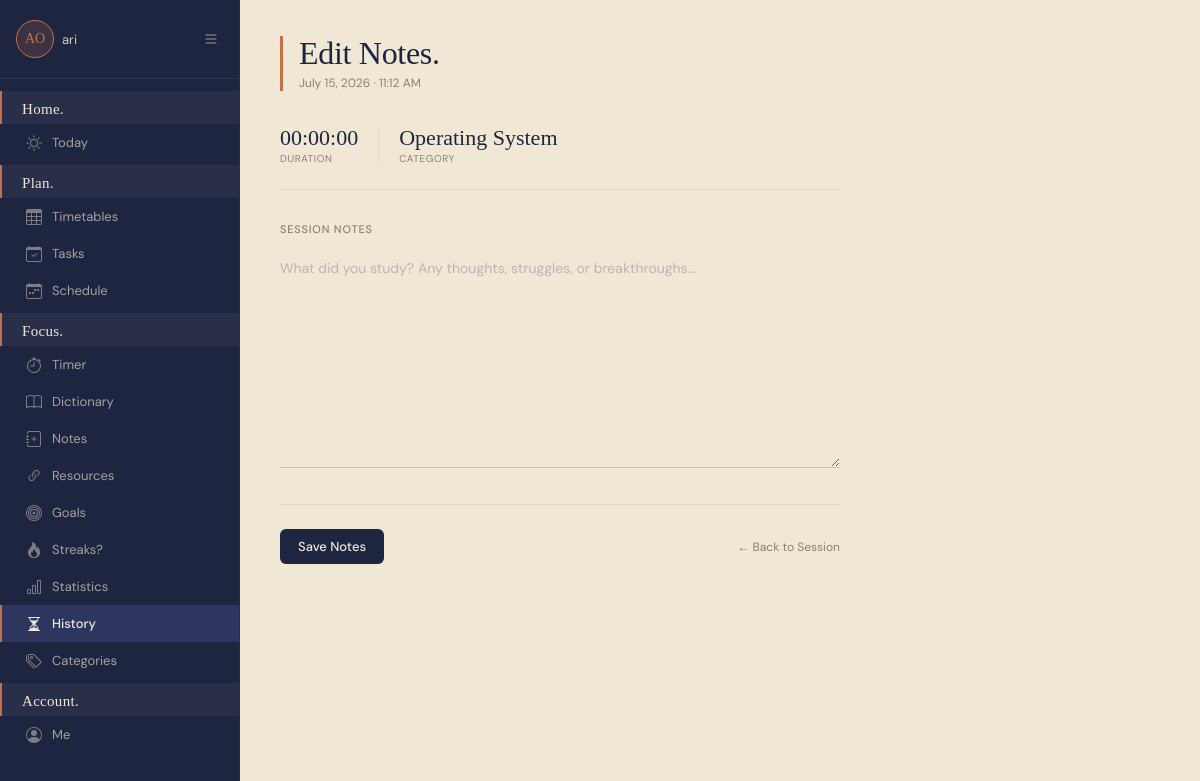
The app's page /study/session/154/edit-notes/ (signed in), older data.
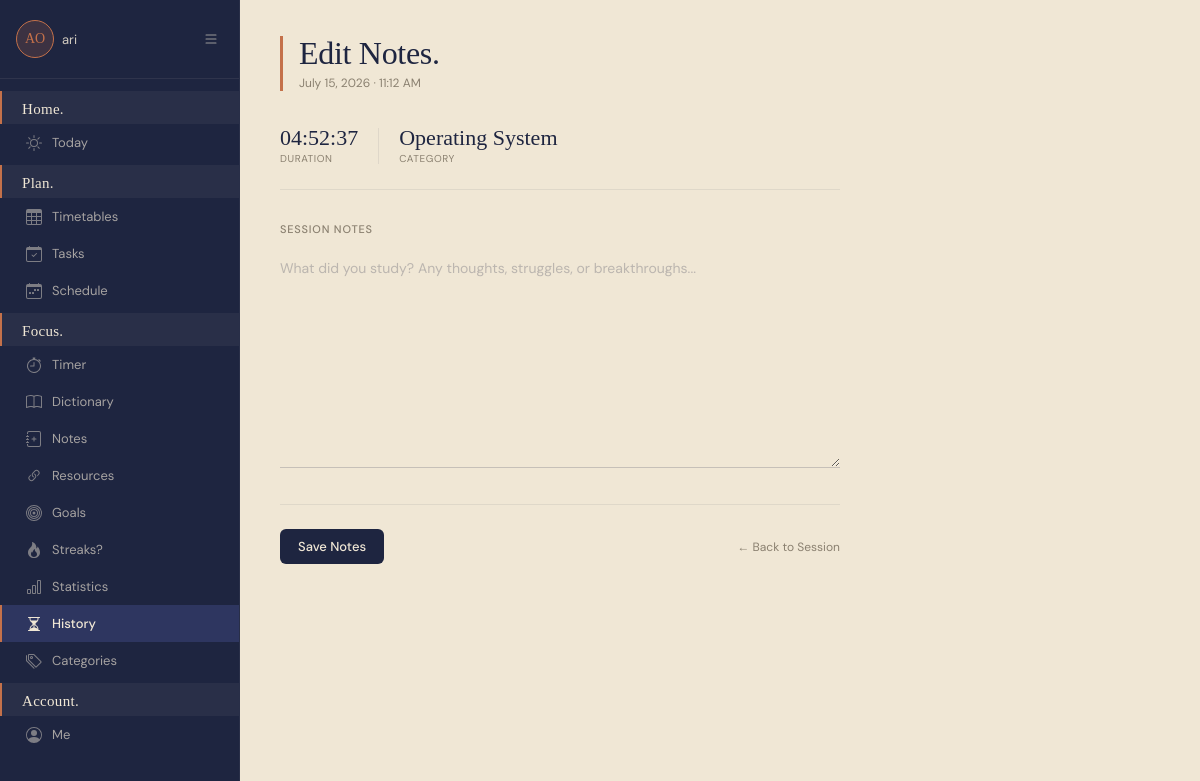
The same page, newer data.
### planner/models.py (models this page shows, shortened)
class StudySession(models.Model):
    SESSION_TAG_CHOICES = [
        ('productive', 'Productive'),
        ('struggled', 'Struggled'),
        ('review', 'Review'),
        ('learning', 'Learning New Material'),
        ('distracted', 'Distracted'),
    ]
    user = models.ForeignKey(User, on_delete=models.CASCADE)
    category = models.ForeignKey(StudyCategory, on_delete=models.SET_NULL, null=True, blank=True)
    start_time = models.DateTimeField()
    end_time = models.DateTimeField(null=True, blank=True)
    duration_seconds = models.IntegerField(default=0)
    paused_seconds = models.IntegerField(default=0)  # time spent paused
    is_paused = models.BooleanField(default=False)  # currently paused
    pause_start = models.DateTimeField(null=True, blank=True)  # when pause started
    notes = models.TextField(blank=True, null=True)
    session_tag = models.CharField(max_length=20, choices=SESSION_TAG_CHOICES, blank=True, null=True)  # NEW
    productivity_rating = models.IntegerField(null=True, blank=True)  # 1-5 rating
    is_active = models.BooleanField(default=True)
    is_pomodoro = models.BooleanField(default=False)
    pomodoros_completed = models.IntegerField(default=0)
    created_at = models.DateTimeField(auto_now_add=True)
    is_countdown = models.BooleanField(default=False)
    countdown_target_seconds = models.IntegerField(default=0)
    def get_duration_display(self):
        hours = self.duration_seconds // 3600
        minutes = (self.duration_seconds % 3600) // 60
        seconds = self.duration_seconds % 60
        return f"{hours:02d}:{minutes:02d}:{seconds:02d}"
    class Meta:
        ordering = ['-start_time']

class StudyCategory(models.Model):
    user = models.ForeignKey(User, on_delete=models.CASCADE)
    name = models.CharField(max_length=100)
    color = models.CharField(max_length=7, default='#3498db')
    class Meta:
        verbose_name_plural = "Study Categories"

### planner/views/study_views.py (the view)
# urls.py: path('study/session/<int:session_id>/edit-notes/', views.edit_session_notes, name='edit_session_notes'),
@login_required(login_url='planner:login')
def edit_session_notes(request, session_id):
    session = get_object_or_404(StudySession, id=session_id, user=request.user)
    if request.method == 'POST':
        session.notes = request.POST.get('notes', '')
        session.save()
        messages.success(request, "Notes updated!")
        return redirect('planner:study_history')
    return render(request, 'study/edit_session_notes.html', {'session': session})

### planner/templates/study/edit_session_notes.html (shortened to what this page needs)
{% extends 'base.html' %}
{% block nav_history %}active{% endblock %}
{% block content %}
<div class="notes-page">
    <div class="notes-header">
        <h1 class="notes-title">Edit Notes.</h1>
        <p class="notes-subtitle">{{ session.start_time|date:"F d, Y · g:i A" }}</p>
    </div>
    <div class="notes-session-strip">
        <div class="notes-session-stat">
            <span class="notes-session-stat-val">{{ session.get_duration_display }}</span>
            <span class="notes-session-stat-label">Duration</span>
        </div>
        <div class="notes-session-stat">
            <span class="notes-session-stat-val">
                {% if session.category %}{{ session.category.name }}{% else %}General{% endif %}
            </span>
            <span class="notes-session-stat-label">Category</span>
        </div>
    </div>
    <form method="post">
        <span class="notes-label">Session Notes</span>
        <textarea
            name="notes"
            class="notes-textarea"
            placeholder="What did you study? Any thoughts, struggles, or breakthroughs...">{{ session.notes|default:'' }}</textarea>
        <div class="notes-actions">
            <button type="submit" class="btn btn-primary">Save Notes</button>
            <a href="{% url 'planner:view_session' session.id %}" class="notes-back">← Back to Session</a>
        </div>
    </form>
</div>
{% endblock %}

Row changes from the older to the newer data that the page shows:
changed StudySession "Operating System": duration "00:00:00" → "04:52:37"
